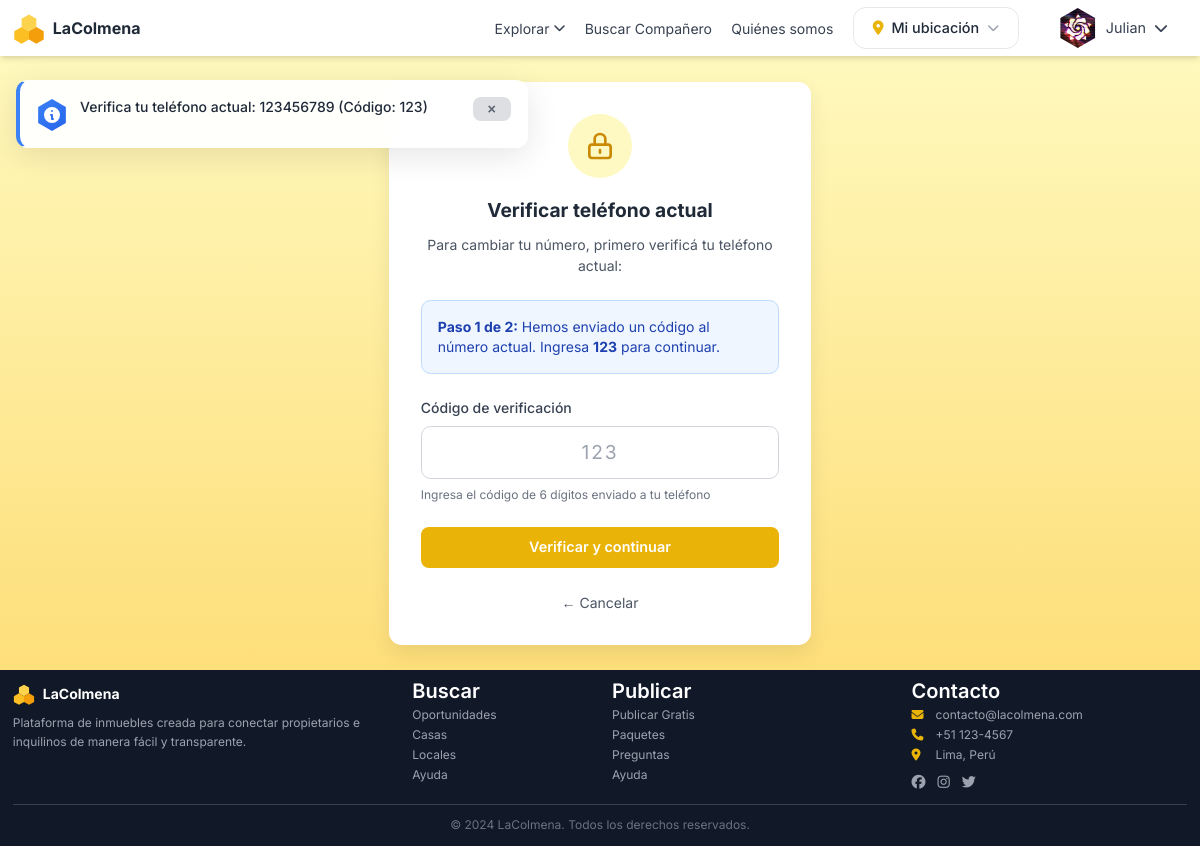
Page /usuarios/cambiar-telefono/ (signed in) on the committed database.
### usuarios/models.py (models this page shows, shortened)
class Usuario(AbstractUser):
    TIPO_CHOICES = [
        ('usuario', 'Usuario'),
        ('propietario', 'Propietario'),
    ]
    TIPO_AVATAR_CHOICES = [
        ('foto', 'Foto'),
        ('icono', 'Icono'),
    ]
    tipo = models.CharField(max_length=15, choices=TIPO_CHOICES, default='usuario')
    telefono = models.CharField(max_length=15, blank=True)
    telefono_validado = models.BooleanField(default=False)
    email_validado = models.BooleanField(default=False)
    foto_perfil = models.ImageField(upload_to='perfiles/', blank=True, null=True)
    tipo_avatar = models.CharField(max_length=10, choices=TIPO_AVATAR_CHOICES, default='foto')
    icono_avatar = models.CharField(max_length=10, blank=True, help_text='Emoji o código del icono')
    fecha_nacimiento = models.DateField(blank=True, null=True)
    direccion = models.TextField(blank=True)
    biografia = models.TextField(blank=True, max_length=500)
    recibir_notificaciones = models.BooleanField(default=True)
    fecha_registro = models.DateTimeField(auto_now_add=True)
    fecha_actualizacion = models.DateTimeField(auto_now=True)
    class Meta:
        verbose_name = 'Usuario'
        verbose_name_plural = 'Usuarios'
    def es_propietario(self):
        return self.tipo == 'propietario'
    def notificaciones_no_leidas(self):
        return self.notificaciones.filter(leida=False).count()
    def tiene_validaciones_completas(self):
        return self.telefono_validado and self.email_validado
    def necesita_validaciones(self):
        return not self.tiene_validaciones_completas()

### usuarios/views.py (the view)
# urls.py: path('cambiar-telefono/', views.cambiar_telefono, name='cambiar_telefono'),
@login_required
def cambiar_telefono(request):
    if not request.user.telefono_validado:
        messages.error(request, 'Primero debes validar tu teléfono actual')
        return redirect('usuarios:validar_telefono')
    if request.method == 'POST':
        form = ValidarTelefonoForm(request.POST)
        if form.is_valid():
            codigo = form.cleaned_data['codigo']
            if codigo == '123':
                request.session['verificado_telefono_actual'] = True
                return redirect('usuarios:ingresar_nuevo_telefono')
            else:
                messages.error(request, 'Código incorrecto')
    else:
        form = ValidarTelefonoForm()
        messages.info(request, f'Verifica tu teléfono actual: {request.user.telefono} (Código: 123)')
    return render(request, 'usuarios/verificar_telefono_actual.html', {'form': form})

### usuarios/templates/usuarios/verificar_telefono_actual.html (shortened to what this page needs)
{% extends 'base.html' %}
{% load static %}
{% block content %}
<div class="container mx-auto px-4 py-8 max-w-md">
    <div class="bg-white rounded-lg shadow-lg p-8">
        <div class="text-center mb-6">
            <div class="w-16 h-16 bg-yellow-100 rounded-full flex items-center justify-center mx-auto mb-4">
                <svg class="w-8 h-8 text-yellow-600" fill="none" stroke="currentColor" viewBox="0 0 24 24">
                    <path stroke-linecap="round" stroke-linejoin="round" stroke-width="2" d="M12 15v2m-6 4h12a2 2 0 002-2v-6a2 2 0 00-2-2H6a2 2 0 00-2 2v6a2 2 0 002 2zm10-10V7a4 4 0 00-8 0v4h8z"></path>
                </svg>
            </div>
            <h1 class="text-2xl font-bold text-gray-800 mb-2">Verificar teléfono actual</h1>
            <p class="text-gray-600 mb-1">Para cambiar tu número, primero verificá tu teléfono actual:</p>
        </div>
        <div class="mb-6 p-4 bg-blue-50 border border-blue-200 rounded-lg">
            <p class="text-sm text-blue-800">
                <strong>Paso 1 de 2:</strong> Hemos enviado un código al número actual. Ingresa <strong>123</strong> para continuar.
            </p>
        </div>
        <form method="post" class="space-y-6">
            <div>
                <label for="codigo" class="block text-sm font-medium text-gray-700 mb-2">
                    Código de verificación
                </label>
                <input
                    type="text"
                    name="codigo"
                    id="codigo"
                    maxlength="6"
                    placeholder="123"
                    class="w-full px-4 py-2 border border-gray-300 rounded-lg focus:ring-2 focus:ring-yellow-500 focus:border-transparent text-center text-2xl tracking-widest"
                    required
                />
                <p class="mt-2 text-xs text-gray-500">Ingresa el código de 6 dígitos enviado a tu teléfono</p>
            </div>
            <button type="submit" class="w-full bg-yellow-500 hover:bg-yellow-600 text-white font-semibold py-3 px-6 rounded-lg transition">
                Verificar y continuar
            </button>
        </form>
        <div class="mt-6 text-center">
            <a href="{% url 'usuarios:perfil' user.username %}" class="text-sm text-gray-600 hover:text-gray-700">
                ← Cancelar
            </a>
        </div>
    </div>
</div>
{% endblock %}

### templates/base.html (shortened to what this page needs)
{% load static %}
<!DOCTYPE html>
<html lang="es">
<head>
    <link rel="stylesheet" href="{% static 'css/output.css' %}">
    <link rel="stylesheet" href="https://cdnjs.cloudflare.com/ajax/libs/font-awesome/6.5.1/css/all.min.css">
</head>
<body>
    <nav class="bg-white shadow-md relative z-20">
        <div class="w-full px-0">
            <div class="flex justify-between items-center h-16 px-4">
                <div class="flex items-center">
                    <a href="{% url 'propiedades:inicio' %}" class="flex items-center space-x-2">
                        <span class="text-xl font-bold text-gray-800">LaColmena</span>
                    </a>
                </div>
                <div class="hidden md:flex items-center space-x-6">
                    <div class="relative group">
                        <a href="{% url 'propiedades:listado' %}" class="flex items-center space-x-1 text-gray-700 hover:text-yellow-500 transition">
                            <span>Explorar</span>
                            <i class="fas fa-chevron-down text-xs"></i>
                        </a>
                    </div>
                    <a href="{% url 'propiedades:buscar_companero' %}" class="text-gray-700 hover:text-yellow-500 transition">Buscar Compañero</a>
                    <a href="{% url 'propiedades:quienes_somos' %}" class="text-gray-700 hover:text-yellow-500 transition">Quiénes somos</a>
                    <div class="relative" data-ubicacion-widget>
                        <button type="button" data-ubicacion-boton
                                class="flex items-center gap-2 bg-white border border-gray-200 hover:border-yellow-400 text-gray-800 text-sm font-medium pl-3 pr-2.5 py-1.5 rounded-full transition">
                            <i class="fas fa-map-marker-alt text-yellow-500"></i>
                            <span data-ubicacion-texto class="max-w-[140px] truncate">{{ ubicacion_actual.etiqueta|default:"Mi ubicación" }}</span>
                            <i class="fas fa-chevron-down text-xs text-gray-400"></i>
                        </button>
                    </div>
                    {% if user.is_authenticated %}
                        <div class="relative group">
                            <button class="flex items-center space-x-2 text-gray-700 hover:text-yellow-500 transition">
                                {% if user.foto_perfil %}
                                    <div class="relative w-10 h-10" style="clip-path: polygon(50% 0%, 93.3% 25%, 93.3% 75%, 50% 100%, 6.7% 75%, 6.7% 25%);">
                                        <img src="{{ user.foto_perfil.url }}" alt="{{ user.username }}" class="w-full h-full object-cover">
                                    </div>
                                {% endif %}
                                <span>{{ user.first_name|default:user.username }}</span>
                                <i class="fas fa-chevron-down text-sm"></i>
                            </button>
                        </div>
                    {% endif %}
                </div>
            </div>
        </div>
    </nav>
    {% if messages %}
        <div class="fixed top-20 left-4 z-50 w-full max-w-lg" id="messages-container">
            {% for message in messages %}
                <div class="mb-3 notification-card {% if message.tags == 'success' %}notification-success{% elif message.tags == 'error' %}notification-error{% elif message.tags == 'warning' %}notification-warning{% else %}notification-info{% endif %}">
                    <div class="flex items-start space-x-3">
                        <div class="flex-shrink-0 mt-0.5">
                            <div class="notification-icon">
                                {% if message.tags == 'success' %}
                                    <svg class="w-5 h-5" fill="currentColor" viewBox="0 0 20 20">
                                        <path fill-rule="evenodd" d="M10 18a8 8 0 100-16 8 8 0 000 16zm3.707-9.293a1 1 0 00-1.414-1.414L9 10.586 7.707 9.293a1 1 0 00-1.414 1.414l2 2a1 1 0 001.414 0l4-4z" clip-rule="evenodd"/>
                                    </svg>
                                {% else %}
                                    <svg class="w-5 h-5" fill="currentColor" viewBox="0 0 20 20">
                                        <path fill-rule="evenodd" d="M18 10a8 8 0 11-16 0 8 8 0 0116 0zm-7-4a1 1 0 11-2 0 1 1 0 012 0zM9 9a1 1 0 000 2v3a1 1 0 001 1h1a1 1 0 100-2v-3a1 1 0 00-1-1H9z" clip-rule="evenodd"/>
                                    </svg>
                                {% endif %}
                            </div>
                        </div>
                        <div class="flex-1 min-w-0">
                            <div class="notification-content">
                                <p class="notification-text">{{ message }}</p>
                            </div>
                        </div>
                        <div class="flex-shrink-0">
                            <button onclick="this.closest('.notification-card').style.animation='slideOut 0.3s ease-in-out'; setTimeout(() => this.closest('.notification-card').remove(), 300)" class="notification-close">
                                ×
                            </button>
                        </div>
                    </div>
                </div>
            {% endfor %}
        </div>
    {% endif %}
    <main>
        {% block content %}{% endblock %}
    </main>
    <footer class="bg-gray-900 text-white mt-0">
        <div class="max-w-7xl mx-auto px-4 sm:px-6 lg:px-8 py-4">
            <div class="grid grid-cols-1 md:grid-cols-12 gap-6 items-start">
                <div class="md:col-span-4">
                    <div class="flex items-center space-x-2 mb-2">
                        <svg width="22" height="22" viewBox="0 0 100 100" xmlns="http://www.w3.org/2000/svg">
                            <polygon points="50,8 73,21 73,47 50,60 27,47 27,21" fill="#FCD34D" />
                            <polygon points="27,47 50,60 50,86 27,99 4,86 4,60" fill="#FBBF24" />
                            <polygon points="73,47 96,60 96,86 73,99 50,86 50,60" fill="#F59E0B" />
                        </svg>
                        <span class="text-sm font-bold">LaColmena</span>
                    </div>
                    <p class="text-gray-400 text-xs leading-relaxed pr-4">
                        Plataforma de inmuebles creada para conectar propietarios e inquilinos de manera fácil y transparente.
                    </p>
                </div>
                <div class="md:col-span-2">
                    <h3 class="font-semibold mb-2 text-xs text-white">Buscar</h3>
                    <ul class="space-y-1 text-gray-400 text-xs">
                        <li><a href="{% url 'propiedades:listado' %}" class="hover:text-yellow-400 transition-colors">Oportunidades</a></li>
                        <li><a href="{% url 'propiedades:listado' %}?tipo=casa" class="hover:text-yellow-400 transition-colors">Casas</a></li>
                        <li><a href="{% url 'propiedades:listado' %}?tipo=departamento" class="hover:text-yellow-400 transition-colors">Locales</a></li>
                        <li><a href="{% url 'suscripciones:planes' %}" class="hover:text-yellow-400 transition-colors">Ayuda</a></li>
                    </ul>
                </div>
                <div class="md:col-span-3">
                    <h3 class="font-semibold mb-2 text-xs text-white">Publicar</h3>
                    <ul class="space-y-1 text-gray-400 text-xs">
                        <li><a href="{% url 'propiedades:crear' %}" class="hover:text-yellow-400 transition-colors">Publicar Gratis</a></li>
                        <li><a href="{% url 'suscripciones:planes' %}" class="hover:text-yellow-400 transition-colors">Paquetes</a></li>
                        <li><a href="#" class="hover:text-yellow-400 transition-colors">Preguntas</a></li>
                        <li><a href="#" class="hover:text-yellow-400 transition-colors">Ayuda</a></li>
                    </ul>
                </div>
                <div class="md:col-span-3">
                    <h3 class="font-semibold mb-2 text-xs text-white">Contacto</h3>
                    <ul class="space-y-1 text-gray-400 text-xs">
                        <li class="flex items-center">
                            <i class="fas fa-envelope w-4 text-yellow-500"></i>
                            <span class="ml-2">contacto@lacolmena.com</span>
                        </li>
                        <li class="flex items-center">
                            <i class="fas fa-phone w-4 text-yellow-500"></i>
                            <span class="ml-2">+51 123-4567</span>
                        </li>
                        <li class="flex items-center">
                            <i class="fas fa-map-marker-alt w-4 text-yellow-500"></i>
                            <span class="ml-2">Lima, Perú</span>
                        </li>
                    </ul>
                    <div class="flex space-x-3 mt-2">
                        <a href="#" class="text-gray-400 hover:text-yellow-400 transition-colors">
                            <i class="fab fa-facebook text-sm"></i>
                        </a>
                        <a href="#" class="text-gray-400 hover:text-yellow-400 transition-colors">
                            <i class="fab fa-instagram text-sm"></i>
                        </a>
                        <a href="#" class="text-gray-400 hover:text-yellow-400 transition-colors">
                            <i class="fab fa-twitter text-sm"></i>
                        </a>
                    </div>
                </div>
            </div>
            <hr class="border-gray-700 my-3">
            <div class="text-center text-gray-500 text-xs">
                © 2024 LaColmena. Todos los derechos reservados.
            </div>
        </div>
    </footer>
</body>
</html>

### rows in the picture
Usuario: foto_perfil (picture), first_name "Julian"

### other values in the picture
{{ ubicacion_actual.etiqueta|default:"Mi ubicación" }} "Mi ubicación"
{{ message }} "Verifica tu teléfono actual: 123456789 (Código: 123)"
